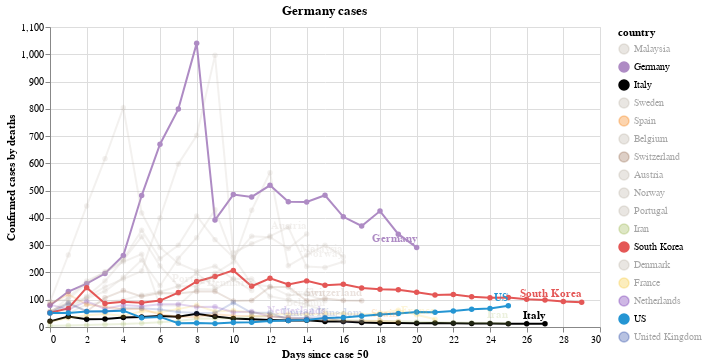

Notebook source saved alongside this figure:
### Code cell
#hide_input
chart = make_since_chart(dff2[dff2.country != "China"], ["Germany"],  ['Italy', 'South Korea', 'US'])
chart

### Figure 1 — Vega-Lite specification as saved in the notebook (floating-point values rounded to 4 significant figures; data arrays with more than 128 entries replaced by an {"elided": "..."} marker saying what was removed)
{"config": {"view": {"continuousWidth": 400, "continuousHeight": 300}}, "layer": [{"mark": {"type": "line", "point": true}, "encoding": {"color": {"type": "nominal", "field": "country", "scale": {"domain": ["Malaysia", "Germany", "Italy", "Sweden", "Spain", "Belgium", "Switzerland", "Austria", "Norway", "Portugal", "Iran", "South Korea", "Denmark", "France", "Netherlands", "US", "United Kingdom"], "range": ["#C1B7AD", "#ae8bc4", "black", "#C1B7AD", "#F58518", "#C1B7AD", "#9D755D", "#C1B7AD", "#C1B7AD", "#C1B7AD", "#A1BA59", "#E45756", "#C1B7AD", "#f5cb42", "#7430b3", "#2495D3", "#3250a8"]}}, "opacity": {"condition": {"value": 1, "selection": "selector003"}, "value": 0.2}, "tooltip": [{"type": "nominal", "field": "country"}, {"type": "quantitative", "field": "state"}, {"type": "nominal", "field": "type"}, {"type": "quantitative", "field": "confirmed"}, {"type": "quantitative", "field": "deaths"}, {"type": "quantitative", "field": "ratio"}, {"type": "quantitative", "field": "new_deaths"}, {"type": "quantitative", "field": "new_confirmed"}, {"type": "temporal", "field": "date"}, {"type": "quantitative", "field": "Days since case 50"}], "x": {"type": "quantitative", "field": "Days since case 50"}, "y": {"type": "quantitative", "axis": {"title": "Confirmed cases by deaths"}, "field": "ratio"}}, "selection": {"selector003": {"type": "multi", "fields": ["country"], "bind": "legend", "init": [{"country": "Germany"}, {"country": "Italy"}, {"country": "South Korea"}, {"country": "US"}]}}, "width": 550}, {"mark": {"type": "text", "align": "right", "dy": -8, "fontWeight": "bold"}, "encoding": {"color": {"type": "nominal", "field": "country", "scale": {"domain": ["Malaysia", "Germany", "Italy", "Sweden", "Spain", "Belgium", "Switzerland", "Austria", "Norway", "Portugal", "Iran", "South Korea", "Denmark", "France", "Netherlands", "US", "United Kingdom"], "range": ["#C1B7AD", "#ae8bc4", "black", "#C1B7AD", "#F58518", "#C1B7AD", "#9D755D", "#C1B7AD", "#C1B7AD", "#C1B7AD", "#A1BA59", "#E45756", "#C1B7AD", "#f5cb42", "#7430b3", "#2495D3", "#3250a8"]}}, "opacity": {"condition": {"value": 1, "selection": "selector003"}, "value": 0.2}, "text": {"type": "nominal", "field": "country"}, "tooltip": [{"type": "nominal", "field": "country"}, {"type": "quantitative", "field": "state"}, {"type": "nominal", "field": "type"}, {"type": "quantitative", "field": "confirmed"}, {"type": "quantitative", "field": "deaths"}, {"type": "quantitative", "field": "ratio"}, {"type": "quantitative", "field": "new_deaths"}, {"type": "quantitative", "field": "new_confirmed"}, {"type": "temporal", "field": "date"}, {"type": "quantitative", "field": "Days since case 50"}], "x": {"type": "quantitative", "field": "Days since case 50"}, "y": {"type": "quantitative", "axis": {"title": "Confirmed cases by deaths"}, "field": "ratio"}}, "transform": [{"filter": "(datum['date'] >= 1584662400000)"}], "width": 550}], "data": {"name": "data-a6c8a232b1ab44483f5c532b2f74f77d"}, "title": "Germany cases", "$schema": "https://vega.github.io/schema/vega-lite/v4.0.2.json", "datasets": {"data-a6c8a232b1ab44483f5c532b2f74f77d": {"elided": "328 records"}}}
